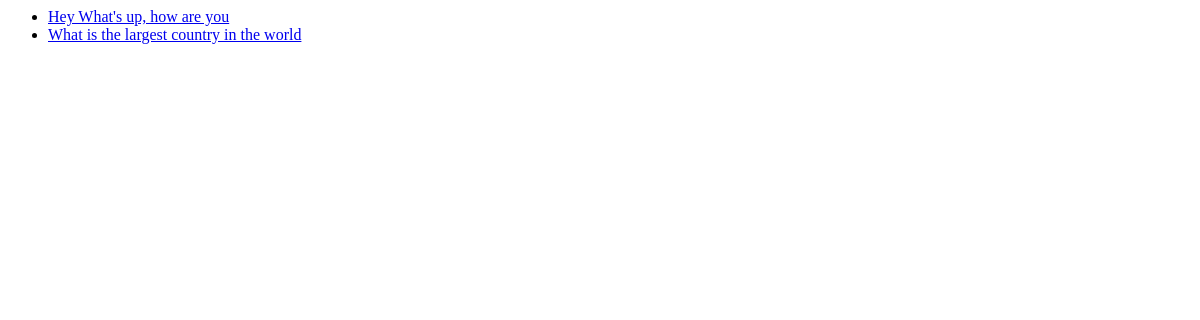
The page /polls/ on the database as committed earlier.
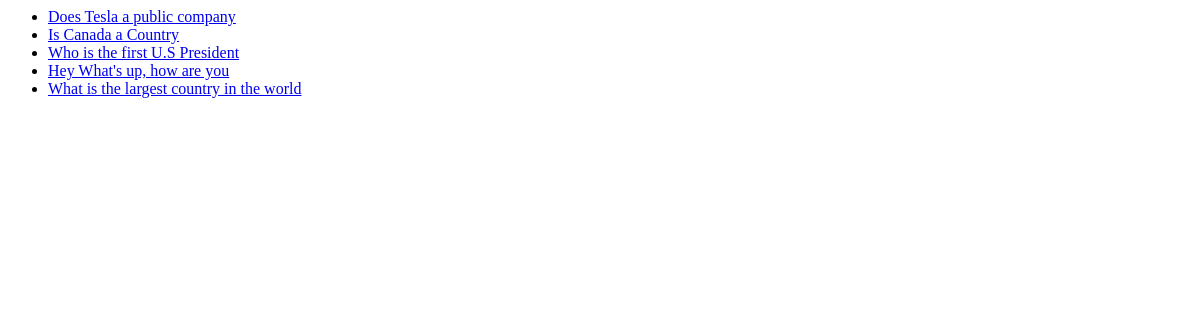
The same page on the database as committed later.
### polls/models.py (models this page shows, shortened)
class Question(models.Model):
    question_text = models.CharField(max_length=200)
    pub_date = models.DateTimeField('date published')

### polls/views.py (the view)
# urls.py: path('', views.index, name='index'),
def index(request):
    latest_question_list = Question.objects.order_by('-pub_date')[:5]
    context = {
        'latest_question_list' : latest_question_list,
    }
    return render(request, 'polls/index.html', context)

### polls/templates/polls/index.html
{% if latest_question_list %}
    <ul>
        {% for question in latest_question_list %}
            <li>
                <a href="{% url 'polls:detail' question.id %}">{{ question.question_text }}</a>
            </li>
        {% endfor %}
    </ul>
{% else %}
    <p>No Polls are available</p>
{% endif %}

Rows that differ between the two databases and show on the page:
added Question: question_text "Does Tesla a public company"
added Question: question_text "Is Canada a Country"
added Question: question_text "Who is the first U.S President"
